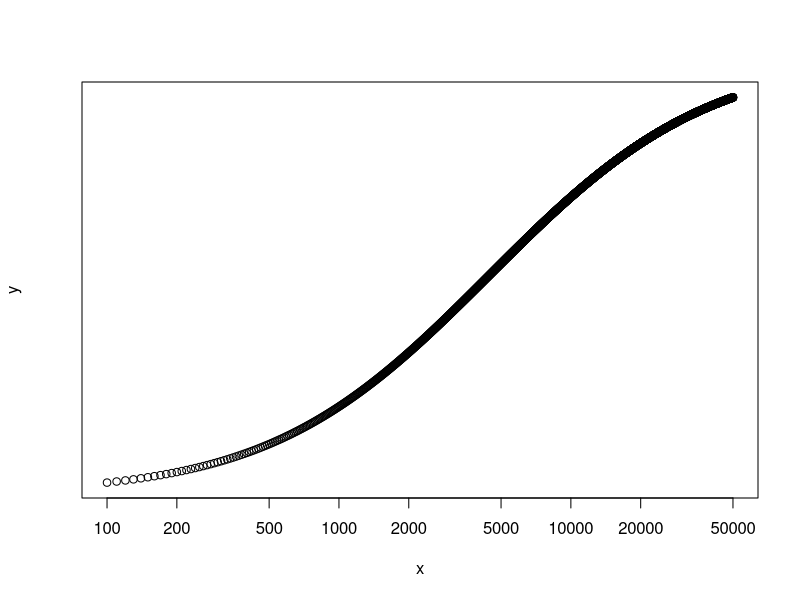
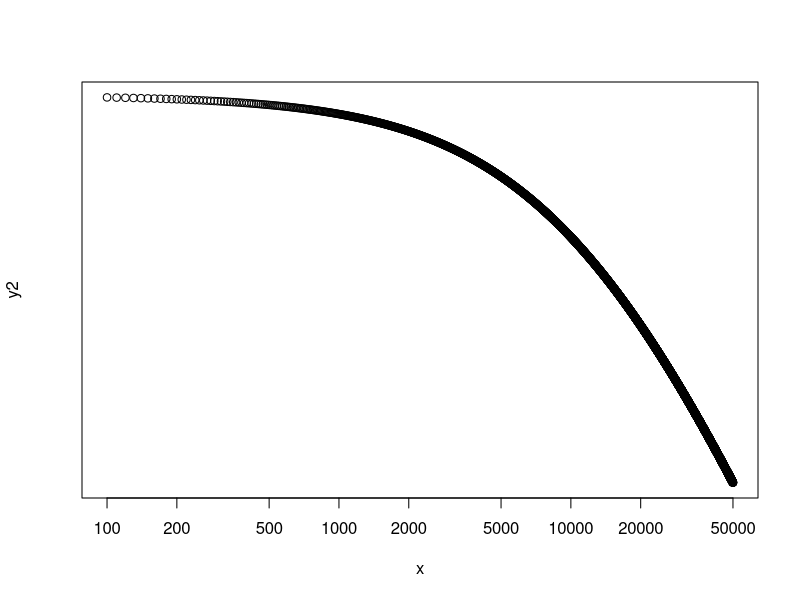

Write R code to recreate these figures, in order.
x = seq(100,50000,by=10)
y = 20*log((1000+2*pi*x*0.1)/(7800 + (2*pi*x*0.1)))
plot(x,y,log="x",yaxt='n')

y2 = 20*log((1000)/(7800+2*pi*x*0.1))
plot(x,y2,log="x",yaxt='n')
